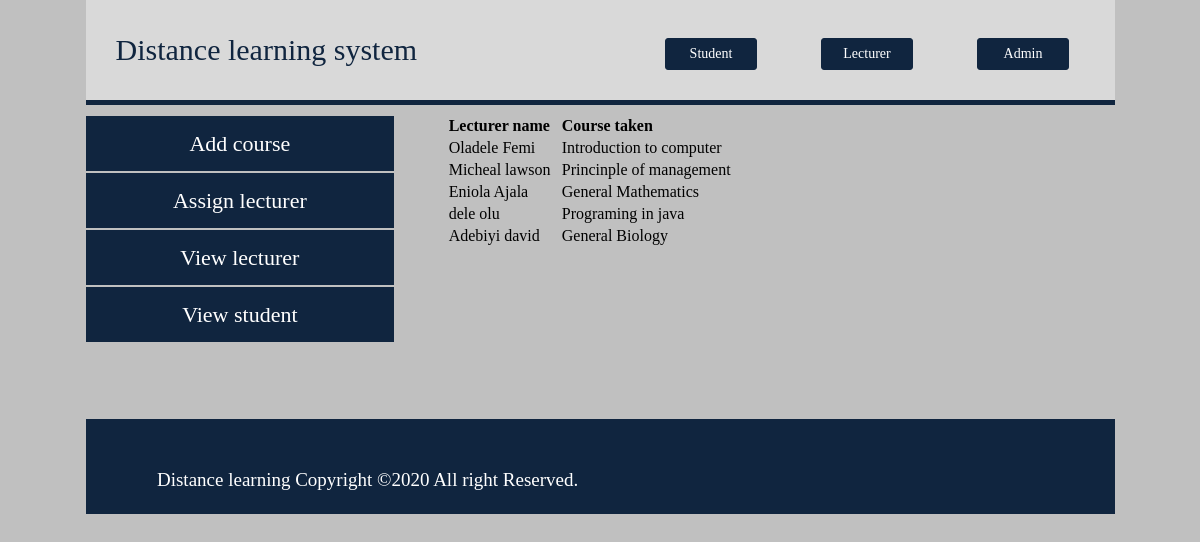
The page /admin/welcome/index.php?viewlect on the database its author committed.
### tables this page shows
CREATE TABLE IF NOT EXISTS `lecturer` (
  `lecturer_id` varchar(4) NOT NULL,
  `name` varchar(20) NOT NULL,
  `country` varchar(30) NOT NULL,
  `email` varchar(30) NOT NULL,
  `password` varchar(50) NOT NULL,
  PRIMARY KEY (`lecturer_id`)
);

CREATE TABLE IF NOT EXISTS `course` (
  `course_code` varchar(6) NOT NULL,
  `lecturer_id` varchar(100) NOT NULL,
  `Course_title` varchar(70) NOT NULL,
  PRIMARY KEY (`course_code`)
);

### admin/welcome/index.php (the view, shortened to what this page needs)
<?php include("../../inc/header.php");?>
<div id ="section">
<div class="navv">
<a href="index.php?addcourse">Add course</a>
<a href="index.php?addlec">Assign lecturer</a>
<a href="index.php?viewlect">View lecturer</a>
<a href="index.php?student">View student</a>
</div>
<div class="content">
<?php
if (isset($_GET['addcourse']) )
{
echo'<div class="addlec">
<form method="post" action="index.php"><h2>Add course</h3>
<input type="text" name ="code" Placeholder="Course code"/><br/>
<input type="text" name ="title" Placeholder="course title"/><br/>
<input type="submit" name ="sub" value="Add"/>
</form>
</div>';
}
else if (isset($_GET['viewlect']) )
{
$query = mysql_query("SELECT * FROM lecturer");
$rows = mysql_num_rows($query);
if ($rows == 0 ){echo 'No lecturer';}
else{ echo '<table style="width:300px;"><tr><th>Lecturer name</th><th>Course taken</th></tr>';
while ($row = mysql_fetch_array($query)){
$sql = mysql_query("SELECT * FROM course WHERE lecturer_id = '{$row['0']}'");
$roww = mysql_fetch_array($sql);
echo '<tr><td>'.$row['1'].'</td><td>'.$roww['2'].'</td></tr>';}
echo '</table>';
}
}
?>
</div>
<?php include("../../inc/footer.php");?>

### css/style.css (style rules this page uses)
* { margin:0px; }
body { background:silver; }
a:link { outline:none; border:none; }
#section { margin :0px auto 0px auto; width:1029px; height:300px; border:2px solid silver; }
#section .content { float:right; width:65%; margin:5px 0px 5px 0px; font-size:20px; }
#section .navv { float:left; width:30%; height:300px; margin:5px 0px 5px 0px; }
#section .content table { width:650px; }
#section .content table th { text-align:left; }
#section .navv a { width:100%; height:55px; color:white; line-height:55px; display:block; text-align:center; background:#10253F; margin-top:2px; font-size:22px; text-decoration:none; }

### rows shown on the page
lecturer: name "Oladele Femi", course.Course_title "Introduction to computer"
lecturer: name "Micheal lawson", course.Course_title "Princinple of management"
lecturer: name "Eniola Ajala", course.Course_title "General Mathematics"
lecturer: name "dele olu", course.Course_title "Programing in java"
lecturer: name "Adebiyi david", course.Course_title "General Biology"

### other values the page prints
gmdate('Y') "2020"
